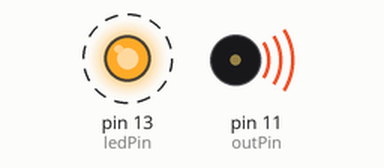
The sketch below on a simulated Arduino Uno, built with avr-gcc and run on an emulated ATmega328P. Parts: output pins drawn as LEDs (lit = HIGH), buzzer (waves = sounding). Dashed ring = blinking.

Above: at 0.5 s.
Timing chart, 0 to 3.5 s (numbered marks = the images above):
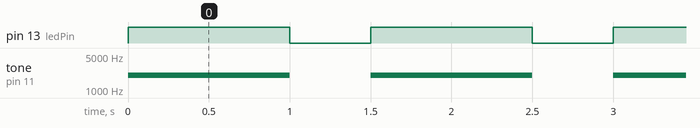

Measured:
- by itself, pin 13 (ledPin): alternates HIGH for 1.0 s and LOW for 0.50 s
- by itself, tone on pin 11 (outPin): alternates 2000 Hz for 1.0 s and silent for 0.50 s

The sketch:

sketch_1.ino
```cpp
/**
 * Generating a Tone
 */
const int ledPin = 13;
const int outPin = 11;
const int freq = 2000;     // tone frequency
const int duration = 1000; // tone duration
const int pause = 500;     // pause between plays

void setup() {
  pinMode(ledPin, OUTPUT);
  pinMode(outPin, OUTPUT);
}

void loop() {    // until power is removed
  digitalWrite(ledPin, HIGH);
  tone(outPin, freq);
  delay(duration);
  noTone(outPin);
  digitalWrite(ledPin, LOW);
  delay(pause);
}
```
